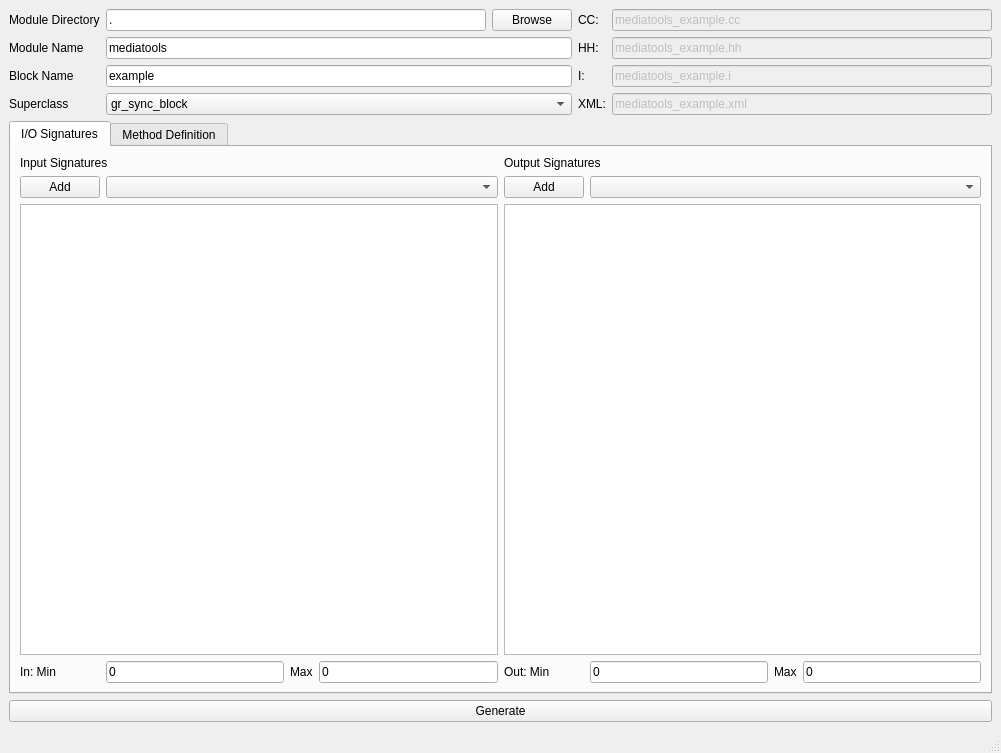
<?xml version="1.0" encoding="UTF-8"?>
<ui version="4.0">
 <class>Blockgen</class>
 <widget class="QMainWindow" name="Blockgen">
  <property name="geometry">
   <rect>
    <x>0</x>
    <y>0</y>
    <width>1001</width>
    <height>753</height>
   </rect>
  </property>
  <property name="windowTitle">
   <string>GR Rapid BlockGen</string>
  </property>
  <widget class="QWidget" name="centralwidget">
   <layout class="QVBoxLayout" name="verticalLayout_2">
    <item>
     <layout class="QVBoxLayout" name="verticalLayout">
      <item>
       <layout class="QGridLayout" name="gridLayout">
        <item row="4" column="0">
         <widget class="QLabel" name="label_3">
          <property name="text">
           <string>Superclass</string>
          </property>
         </widget>
        </item>
        <item row="3" column="0">
         <widget class="QLabel" name="label_2">
          <property name="text">
           <string>Block Name</string>
          </property>
         </widget>
        </item>
        <item row="2" column="0">
         <widget class="QLabel" name="label">
          <property name="text">
           <string>Module Name</string>
          </property>
         </widget>
        </item>
        <item row="0" column="0">
         <widget class="QLabel" name="label_16">
          <property name="text">
           <string>Module Directory</string>
          </property>
         </widget>
        </item>
        <item row="4" column="1" colspan="2">
         <widget class="QComboBox" name="selectSuper">
          <item>
           <property name="text">
            <string>gr_sync_block</string>
           </property>
          </item>
          <item>
           <property name="text">
            <string>gr_block</string>
           </property>
          </item>
         </widget>
        </item>
        <item row="3" column="1" colspan="2">
         <widget class="QLineEdit" name="txtBlock">
          <property name="text">
           <string>example</string>
          </property>
         </widget>
        </item>
        <item row="2" column="1" colspan="2">
         <widget class="QLineEdit" name="txtModule">
          <property name="text">
           <string>mediatools</string>
          </property>
         </widget>
        </item>
        <item row="0" column="1">
         <widget class="QLineEdit" name="txtModDir">
          <property name="text">
           <string>.</string>
          </property>
         </widget>
        </item>
        <item row="0" column="2">
         <widget class="QPushButton" name="txtModDirBrowse">
          <property name="text">
           <string>Browse</string>
          </property>
         </widget>
        </item>
        <item row="0" column="3">
         <widget class="QLabel" name="label_10">
          <property name="text">
           <string>CC: </string>
          </property>
         </widget>
        </item>
        <item row="2" column="3">
         <widget class="QLabel" name="label_11">
          <property name="text">
           <string>HH: </string>
          </property>
         </widget>
        </item>
        <item row="3" column="3">
         <widget class="QLabel" name="label_12">
          <property name="text">
           <string>I:</string>
          </property>
         </widget>
        </item>
        <item row="4" column="3">
         <widget class="QLabel" name="label_17">
          <property name="text">
           <string>XML:</string>
          </property>
         </widget>
        </item>
        <item row="4" column="4">
         <widget class="QLineEdit" name="txtFnX">
          <property name="enabled">
           <bool>false</bool>
          </property>
          <property name="text">
           <string>mediatools_example.xml</string>
          </property>
          <property name="readOnly">
           <bool>false</bool>
          </property>
         </widget>
        </item>
        <item row="3" column="4">
         <widget class="QLineEdit" name="txtFnI">
          <property name="enabled">
           <bool>false</bool>
          </property>
          <property name="text">
           <string>mediatools_example.i</string>
          </property>
         </widget>
        </item>
        <item row="2" column="4">
         <widget class="QLineEdit" name="txtFnH">
          <property name="enabled">
           <bool>false</bool>
          </property>
          <property name="text">
           <string>mediatools_example.hh</string>
          </property>
         </widget>
        </item>
        <item row="0" column="4">
         <widget class="QLineEdit" name="txtFnCC">
          <property name="enabled">
           <bool>false</bool>
          </property>
          <property name="text">
           <string>mediatools_example.cc</string>
          </property>
         </widget>
        </item>
       </layout>
      </item>
      <item>
       <widget class="QTabWidget" name="tabWidget">
        <property name="currentIndex">
         <number>0</number>
        </property>
        <widget class="QWidget" name="tab">
         <attribute name="title">
          <string>I/O Signatures</string>
         </attribute>
         <layout class="QGridLayout" name="gridLayout_4">
          <item row="0" column="0">
           <layout class="QGridLayout" name="gridLayout_3">
            <item row="0" column="0" colspan="4">
             <widget class="QLabel" name="label_4">
              <property name="text">
               <string>Input Signatures</string>
              </property>
             </widget>
            </item>
            <item row="0" column="4" colspan="4">
             <widget class="QLabel" name="label_5">
              <property name="text">
               <string>Output Signatures</string>
              </property>
             </widget>
            </item>
            <item row="1" column="0">
             <widget class="QPushButton" name="addInSig">
              <property name="text">
               <string>Add</string>
              </property>
             </widget>
            </item>
            <item row="1" column="1" colspan="3">
             <widget class="QComboBox" name="selectInSig"/>
            </item>
            <item row="1" column="4">
             <widget class="QPushButton" name="addOutSig">
              <property name="text">
               <string>Add</string>
              </property>
             </widget>
            </item>
            <item row="2" column="0" colspan="4">
             <widget class="QTableView" name="inSigTable">
              <property name="dragEnabled">
               <bool>true</bool>
              </property>
              <property name="dragDropMode">
               <enum>QAbstractItemView::InternalMove</enum>
              </property>
             </widget>
            </item>
            <item row="2" column="4" colspan="4">
             <widget class="QTableView" name="outSigTable">
              <property name="dragEnabled">
               <bool>true</bool>
              </property>
              <property name="dragDropMode">
               <enum>QAbstractItemView::InternalMove</enum>
              </property>
             </widget>
            </item>
            <item row="3" column="0">
             <widget class="QLabel" name="label_6">
              <property name="text">
               <string>In: Min</string>
              </property>
             </widget>
            </item>
            <item row="3" column="1">
             <widget class="QLineEdit" name="txtInMin">
              <property name="text">
               <string>0</string>
              </property>
             </widget>
            </item>
            <item row="3" column="2">
             <widget class="QLabel" name="label_7">
              <property name="text">
               <string>Max</string>
              </property>
             </widget>
            </item>
            <item row="3" column="3">
             <widget class="QLineEdit" name="txtInMax">
              <property name="text">
               <string>0</string>
              </property>
             </widget>
            </item>
            <item row="3" column="4">
             <widget class="QLabel" name="label_8">
              <property name="text">
               <string>Out: Min</string>
              </property>
             </widget>
            </item>
            <item row="3" column="5">
             <widget class="QLineEdit" name="txtOutMin">
              <property name="text">
               <string>0</string>
              </property>
             </widget>
            </item>
            <item row="3" column="6">
             <widget class="QLabel" name="label_9">
              <property name="text">
               <string>Max</string>
              </property>
             </widget>
            </item>
            <item row="3" column="7">
             <widget class="QLineEdit" name="txtOutMax">
              <property name="text">
               <string>0</string>
              </property>
             </widget>
            </item>
            <item row="1" column="5" colspan="3">
             <widget class="QComboBox" name="selectOutSig"/>
            </item>
           </layout>
          </item>
         </layout>
        </widget>
        <widget class="QWidget" name="tab_2">
         <attribute name="title">
          <string>Method Definition</string>
         </attribute>
         <layout class="QGridLayout" name="gridLayout_6">
          <item row="0" column="0">
           <layout class="QGridLayout" name="gridLayout_5">
            <item row="2" column="0" colspan="2">
             <widget class="QTableView" name="methodTable">
              <property name="enabled">
               <bool>true</bool>
              </property>
              <property name="editTriggers">
               <set>QAbstractItemView::NoEditTriggers</set>
              </property>
              <property name="tabKeyNavigation">
               <bool>true</bool>
              </property>
              <property name="dragEnabled">
               <bool>true</bool>
              </property>
              <property name="dragDropMode">
               <enum>QAbstractItemView::InternalMove</enum>
              </property>
              <attribute name="horizontalHeaderVisible">
               <bool>false</bool>
              </attribute>
              <attribute name="horizontalHeaderStretchLastSection">
               <bool>true</bool>
              </attribute>
              <attribute name="verticalHeaderVisible">
               <bool>false</bool>
              </attribute>
             </widget>
            </item>
            <item row="2" column="2" colspan="2">
             <widget class="QTableView" name="argTypeTable">
              <property name="enabled">
               <bool>true</bool>
              </property>
              <property name="editTriggers">
               <set>QAbstractItemView::NoEditTriggers</set>
              </property>
              <property name="dragEnabled">
               <bool>true</bool>
              </property>
              <property name="dragDropMode">
               <enum>QAbstractItemView::InternalMove</enum>
              </property>
              <attribute name="horizontalHeaderVisible">
               <bool>false</bool>
              </attribute>
              <attribute name="horizontalHeaderStretchLastSection">
               <bool>true</bool>
              </attribute>
              <attribute name="verticalHeaderVisible">
               <bool>false</bool>
              </attribute>
             </widget>
            </item>
            <item row="2" column="4">
             <widget class="QTableView" name="argNameTable">
              <property name="enabled">
               <bool>true</bool>
              </property>
              <property name="frameShape">
               <enum>QFrame::StyledPanel</enum>
              </property>
              <property name="editTriggers">
               <set>QAbstractItemView::NoEditTriggers</set>
              </property>
              <property name="dragEnabled">
               <bool>true</bool>
              </property>
              <property name="dragDropMode">
               <enum>QAbstractItemView::InternalMove</enum>
              </property>
              <attribute name="horizontalHeaderVisible">
               <bool>false</bool>
              </attribute>
              <attribute name="horizontalHeaderStretchLastSection">
               <bool>true</bool>
              </attribute>
              <attribute name="verticalHeaderVisible">
               <bool>false</bool>
              </attribute>
             </widget>
            </item>
            <item row="1" column="0">
             <widget class="QPushButton" name="addMethod">
              <property name="text">
               <string>Add Method</string>
              </property>
             </widget>
            </item>
            <item row="1" column="1">
             <widget class="QLineEdit" name="addMethodName">
              <property name="text">
               <string>new_method</string>
              </property>
             </widget>
            </item>
            <item row="1" column="2">
             <widget class="QPushButton" name="addArg">
              <property name="text">
               <string>Add Arg</string>
              </property>
             </widget>
            </item>
            <item row="1" column="3">
             <widget class="QComboBox" name="selectArgType"/>
            </item>
            <item row="1" column="4">
             <widget class="QLineEdit" name="argName"/>
            </item>
            <item row="0" column="0" colspan="2">
             <widget class="QLabel" name="label_15">
              <property name="text">
               <string>Method List</string>
              </property>
             </widget>
            </item>
            <item row="0" column="2" colspan="3">
             <widget class="QLabel" name="label_13">
              <property name="text">
               <string>Selected Method Argument Type/Names</string>
              </property>
             </widget>
            </item>
            <item row="3" column="0">
             <widget class="QLabel" name="label_14">
              <property name="text">
               <string>Return Type: </string>
              </property>
             </widget>
            </item>
            <item row="3" column="1">
             <widget class="QComboBox" name="selectMethodReturnType"/>
            </item>
           </layout>
          </item>
         </layout>
        </widget>
       </widget>
      </item>
      <item>
       <widget class="QPushButton" name="genButton">
        <property name="text">
         <string>Generate</string>
        </property>
       </widget>
      </item>
     </layout>
    </item>
   </layout>
   <zorder>verticalLayoutWidget</zorder>
   <zorder>verticalLayoutWidget</zorder>
   <zorder>label_16</zorder>
  </widget>
  <widget class="QMenuBar" name="menubar">
   <property name="geometry">
    <rect>
     <x>0</x>
     <y>0</y>
     <width>1001</width>
     <height>25</height>
    </rect>
   </property>
  </widget>
  <widget class="QStatusBar" name="statusbar"/>
 </widget>
 <resources/>
 <connections/>
</ui>
